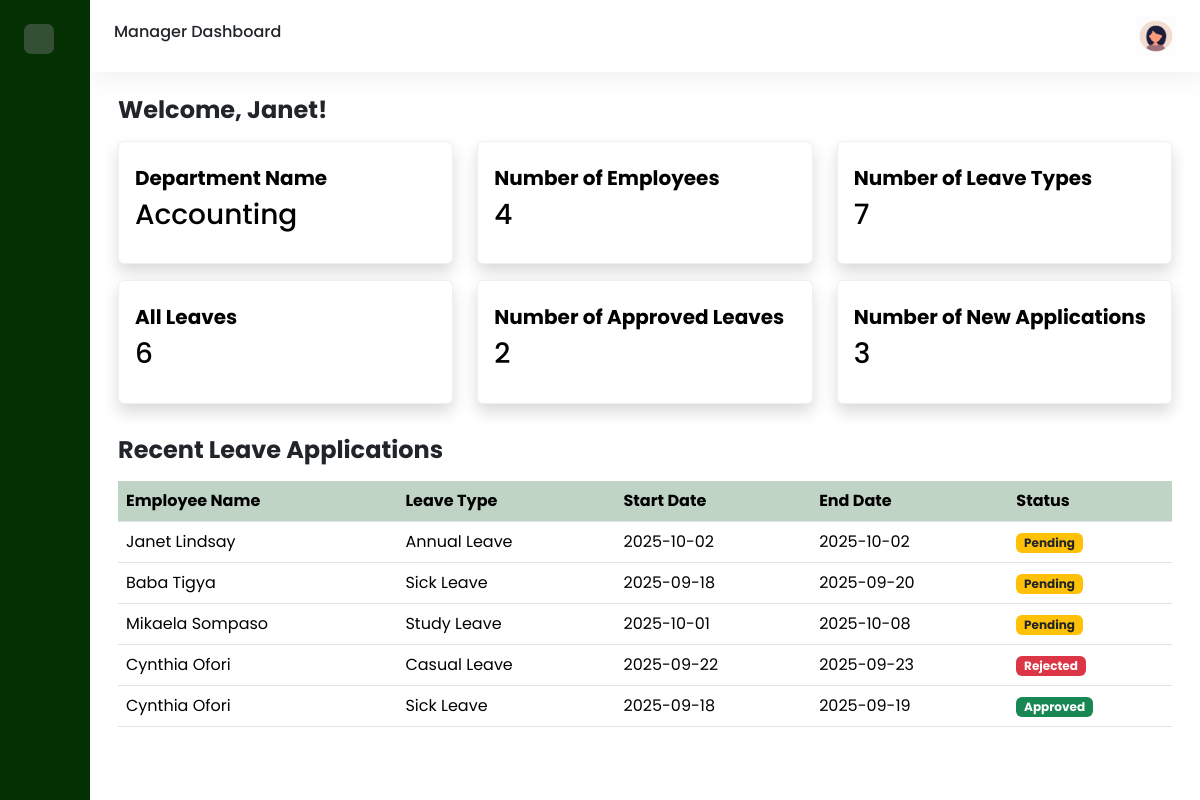
Screenshot of /manager.php (signed in) with the database file from the repository.
### tables this page shows
CREATE TABLE `department` (
  `department_id` int(11) NOT NULL,
  `department_name` varchar(100) NOT NULL,
  `manager_id` int(11) DEFAULT NULL
);

CREATE TABLE `leave_request` (
  `request_id` int(11) NOT NULL,
  `employee_id` int(11) NOT NULL,
  `type_id` int(11) DEFAULT NULL,
  `start_date` date NOT NULL,
  `end_date` date NOT NULL,
  `leave_duration` int(11) NOT NULL,
  `reason` text DEFAULT NULL,
  `status` enum('pending','approved','rejected') NOT NULL DEFAULT 'pending',
  `request_date` timestamp NOT NULL DEFAULT current_timestamp(),
  `approved_by` int(11) DEFAULT NULL,
  `approved_on` timestamp NULL DEFAULT NULL,
  `manager_comments` text DEFAULT NULL
);

CREATE TABLE `employee` (
  `employee_id` int(11) NOT NULL,
  `first_name` varchar(100) NOT NULL,
  `last_name` varchar(100) NOT NULL,
  `email` varchar(255) NOT NULL,
  `hire_date` date NOT NULL,
  `department_id` int(11) NOT NULL,
  `gender` enum('Male','Female') NOT NULL,
  `manager_id` int(11) DEFAULT NULL,
  `username` varchar(100) NOT NULL,
  `password` varchar(100) NOT NULL,
  `role` enum('administrator','employee','manager','') NOT NULL DEFAULT 'employee',
  `mobile` int(30) NOT NULL
);

CREATE TABLE `leave_type` (
  `type_id` int(11) NOT NULL,
  `type_name` varchar(100) NOT NULL,
  `description` text DEFAULT NULL,
  `requires_approval` tinyint(1) NOT NULL DEFAULT 1,
  `default_accrualrate_perperiod` decimal(5,2) NOT NULL DEFAULT 0.00,
  `max_carryover_days` int(11) NOT NULL DEFAULT 0
);

### manager.php (the view, shortened to what this page needs)
<?php
$host = "localhost";
$db   = "leave_management";
$user = "root";
$pass = "";
$conn = new mysqli($host, $user, $pass, $db);
$employee_id = $_SESSION["employee_id"];
$stmt = $conn->prepare("SELECT department_id FROM department WHERE manager_id = ?");
$stmt->bind_param("i", $employee_id);
$stmt->execute();
$stmt->bind_result($manager_dept_id);
$department_name = "Unassigned";
if ($manager_dept_id) {
    $stmt = $conn->prepare("SELECT department_name FROM department WHERE department_id = ?");
    $stmt->bind_param("i", $manager_dept_id);
    $stmt->execute();
    $stmt->bind_result($department_name);
}
$total_employees = $conn->query("SELECT COUNT(*) AS total
    FROM employee
    WHERE department_id=$manager_dept_id")->fetch_assoc()['total'];
$total_leave_types = $conn->query("SELECT COUNT(*) AS total FROM leave_type")->fetch_assoc()['total'];
$total_leaves = $conn->query("SELECT COUNT(*) AS total
    FROM leave_request l
    JOIN employee e ON l.employee_id = e.employee_id
    WHERE e.department_id=$manager_dept_id")->fetch_assoc()['total'];
$total_approved = $conn->query("SELECT COUNT(*) AS total
    FROM leave_request l
    JOIN employee e ON l.employee_id = e.employee_id
    WHERE e.department_id=$manager_dept_id AND l.status='approved'")->fetch_assoc()['total'];
$total_new = $conn->query("SELECT COUNT(*) AS total
    FROM leave_request l
    JOIN employee e ON l.employee_id = e.employee_id
    WHERE e.department_id=$manager_dept_id AND l.status='pending'")->fetch_assoc()['total'];
$recent_leaves = $conn->query("
    SELECT l.request_id, e.first_name, e.last_name, lt.type_name, l.start_date, l.end_date, l.status
    FROM leave_request l
    JOIN employee e ON l.employee_id = e.employee_id
    LEFT JOIN leave_type lt ON l.type_id = lt.type_id
    WHERE e.department_id=$manager_dept_id
    ORDER BY l.request_id DESC
    LIMIT 5
");
?>
<!DOCTYPE html>
<html>
<head>
    <link href='https://cdn.boxicons.com/fonts/basic/boxicons.min.css' rel='stylesheet'>
    <link href="https://cdn.jsdelivr.net/npm/bootstrap@5.3.7/dist/css/bootstrap.min.css" rel="stylesheet"
>
    <link rel="stylesheet" href="assets/css/dashboard.css">
</head>
<body>
    <div class="wrapper">
            <aside id="sidebar">
                <div class="d-flex justify-content-between p-4">
                    <button class="toggle-btn border-0" type="button">
                    </button>
                </div>
                <ul class="sidebar-nav">
                    <li class="sidebar-item">
                        <a href="manager.php" class="sidebar-link">
                        </a>
                    </li>
                    <li class="sidebar-item">
                        <a href="manager/myprofile.php" class="sidebar-link">
                        </a>
                    </li>
                    <li class="sidebar-item">
                        <a href="#" class="sidebar-link collapsed has-dropdown"data-bs-toggle="collapse"
                        data-bs-target="#leave" aria-expanded="false" aria-controls="leave">
                        </a>
                    </li>
                    <li class="sidebar-item">
                        <a href="manager/history.php" class="sidebar-link">
                         </a>
                    </li>
                    <li class="sidebar-item">
                        <a href="#" class="sidebar-link collapsed has-dropdown"data-bs-toggle="collapse"
                        data-bs-target="#emp" aria-expanded="false" aria-controls="emp">
                        </a>
                    </li>
                    <li class="sidebar-item">
                        <a href="#" class="sidebar-link collapsed has-dropdown"data-bs-toggle="collapse"
                        data-bs-target="#manage" aria-expanded="false" aria-controls="manage">
                        </a>
                    </li>
                    <li class="sidebar-item">
                        <a href="manager/report.php" class="sidebar-link">
                        </a>
                    </li>
                    <li class="sidebar-item">
                        <a href="manager/settings.php" class="sidebar-link">
                        </a>
                    </li>
                </ul>
                <div class="sidebar-footer">
                    <a href="logout.php" class="sidebar-link">
                    </a>
                </div>
            </aside>
            <div class="main">
                <nav class="navbar navbar-expand px-4 py-3">
                    <h6>Manager Dashboard</h6>
                    <div class="navbar-collapse collapse">
                        <ul class="navbar-nav ms-auto">
                            <li class="nav-item dropdown">
                                <a href="#" data-bs-toggle="dropdown" class="nav-icon pe-md-0">
                                   <img src="assets/img/avatar.jpeg" alt="" class="avatar img-fluid">
                                </a>
                            </li>
                        </ul>
                    </div>
                </nav>
                <main class="content px-3 py-4">
                    <div class="container-fluid">
                        <div class="mb-3">
                            <h2 class="fw-bold fs-4 mb-3">
                                Welcome, <?php echo htmlspecialchars($_SESSION["first_name"]);?>!
                            </h2>
                            <div class="row">
                                <div class="col-12 col-md-4">
                                    <div class="card effect shadow">
                                        <div class="card-body py-4">
                                            <h5 class="mb-2 card-title fw-bold">
                                                Department Name
                                            </h5>
                                            <h3 class="card_text mb-2">
                                                <?php echo ($department_name); ?>
                                            </h3>
                                        </div>
                                    </div>
                                </div>
                                <div class="col-12 col-md-4">
                                    <div class="card effect shadow">
                                        <div class="card-body py-4">
                                            <h5 class="mb-2 card-title fw-bold">
                                                Number of Employees
                                            </h5>
                                            <h3 class="card_text  mb-2">
                                                <?php echo $total_employees; ?>
                                            </h3>
                                        </div>
                                    </div>
                                </div>
                                <div class="col-12 col-md-4">
                                    <div class="card effect shadow">
                                        <div class="card-body py-4">
                                            <h5 class="mb-2 card-title fw-bold">
                                                Number of Leave Types
                                            </h5>
                                            <h3 class="card_text mb-2">
                                                <?php echo $total_leave_types; ?>
                                            </h3>
                                        </div>
                                    </div>
                                </div>
                            </div>
                            <div class="row">
                                <div class="col-12 col-md-4">
                                    <div class="card effect shadow">
                                        <div class="card-body py-4">
                                            <h5 class="mb-2 card-title fw-bold">
                                                All Leaves
                                            </h5>
                                            <h3 class="card_text mb-2">
                                                <?php echo $total_leaves; ?>
                                            </h3>
                                        </div>
                                    </div>
                                </div>
                                <div class="col-12 col-md-4">
                                    <div class="card effect shadow">
                                        <div class="card-body py-4">
                                            <h5 class="mb-2 card-title fw-bold">
                                                Number of Approved Leaves
                                            </h5>
                                            <h3 class="card_text  mb-2">
                                                <?php echo $total_approved; ?>
                                            </h3>
                                        </div>
                                    </div>
                                </div>
                                <div class="col-12 col-md-4">
                                    <div class="card effect shadow">
                                        <div class="card-body py-4">
                                            <h5 class="mb-2 card-title fw-bold">
                                                Number of New Applications
                                            </h5>
                                            <h3 class="card_text mb-2">
                                                <?php echo $total_new; ?>
                                            </h3>
                                        </div>
                                    </div>
                                </div>
                            </div>
                            <div class="row">
                                <div class="col-12">
                                    <h3 class="fw-bold fs-4 my-3">Recent Leave Applications</h3>
                                    <table class="table table-hover">
                                        <thead>
                                            <tr class="highlight">
                                            <th scope="col">Employee Name</th>
                                            <th scope="col">Leave Type</th>
                                            <th scope="col">Start Date</th>
                                            <th scope="col">End Date</th>
                                            <th scope="col">Status</th>
                                            </tr>
                                        </thead>
                                        <tbody>
                                            <?php while ($row = $recent_leaves->fetch_assoc()): ?>
                                                <tr>
                                                    <td><?php echo htmlspecialchars($row['first_name'] . " " . $row['last_name']); ?></td>
                                                                <td><?= $row['type_name'] ? htmlspecialchars($row['type_name']) : 'N/A'; ?></td>
                                                    <td><?php echo htmlspecialchars($row['start_date']); ?></td>
                                                    <td><?php echo htmlspecialchars($row['end_date']); ?></td>
                                                    <td>
                                                            <?php if ($row['status']=='approved'): ?>
                                                                <span class="badge bg-success">Approved</span>
                                                            <?php elseif ($row['status']=='pending'): ?>
                                                                <span class="badge bg-warning text-dark">Pending</span>
                                                            <?php else: ?>
                                                                <span class="badge bg-danger">Rejected</span>
                                                            <?php endif; ?>
                                                    </td>                                                </tr>
                                            <?php endwhile; ?>
                                        </tbody>
                                    </table>
                                </div>
                            </div>
                        </div>
                    </div>
                </main>
            </div>
        </div>
</body>
</html>

### assets/css/dashboard.css (style rules this page uses)
body { font-family: 'Poppins', sans-serif; }
a { text-decoration: none; }
li { list-style: none; }
.wrapper { display: flex; }
.main { display: flex; flex-direction: column; min-height: 100vh; width: 100%; overflow: hidden; transition: all 0.25s ease-in-out; background-color: #FFF; }
#sidebar { width: 90px; min-width: 90px; transition: all 0.25s ease-in-out; background-color: #043004ff; display: flex; flex-direction: column; }
.toggle-btn { width: 30px; height: 30px; color: #FFF; border-radius: 0.425rem; font-size: 18px; display: flex; justify-content: center; align-items: center; background-color: #345034; }
.sidebar-nav { padding: 0.8rem; flex: 11 auto; z-index: 10; }
a.sidebar-link { padding: .625rem 1.125rem; color: #9db1a1; display: block; white-space: nowrap; font-weight: 700; border-left: 3px solid transparent; }
.sidebar-item { position: relative; }
.navbar { background-color: #FFF; box-shadow: 0 0 2rem 0 rgba(33, 37, 41, 0.1); }
.navbar-expand .navbar-collapse { min-width: 200px; }
.avatar { height: 40px; width: 40px; }
.card { background-color: #FFF; transition: 0.4s; cursor: pointer; color: #000; margin-bottom: 1rem; border-color: rgba(231, 234, 243, 0.7); }
.table>thead tr { color: #FFF; text-align: left; }
tr.highlight th { background-color: #c0d4c5; color: #000; }
.content { flex: 11 auto; }

### rows the page displays
department: department_name "Accounting", department_id "4"
leave_request: employee.last_name "Janet Lindsay", type.type_name "Annual Leave", start_date "2025-10-02", end_date "2025-10-02", status "Pending"
leave_request: employee.last_name "Baba Tigya", type.type_name "Sick Leave", start_date "2025-09-18", end_date "2025-09-20", status "Pending"
leave_request: employee.last_name "Mikaela Sompaso", type.type_name "Study Leave", start_date "2025-10-01", end_date "2025-10-08", status "Pending"
leave_request: employee.last_name "Cynthia Ofori", type.type_name "Casual Leave", start_date "2025-09-22", end_date "2025-09-23", status "Rejected"
leave_request: employee.last_name "Cynthia Ofori", type.type_name "Sick Leave", start_date "2025-09-18", end_date "2025-09-19", status "Approved"

### other values shown
$_SESSION["first_name"] "Janet"
$total_leave_types "7"
$total_leaves "6"
$total_approved "2"
$total_new "3"
